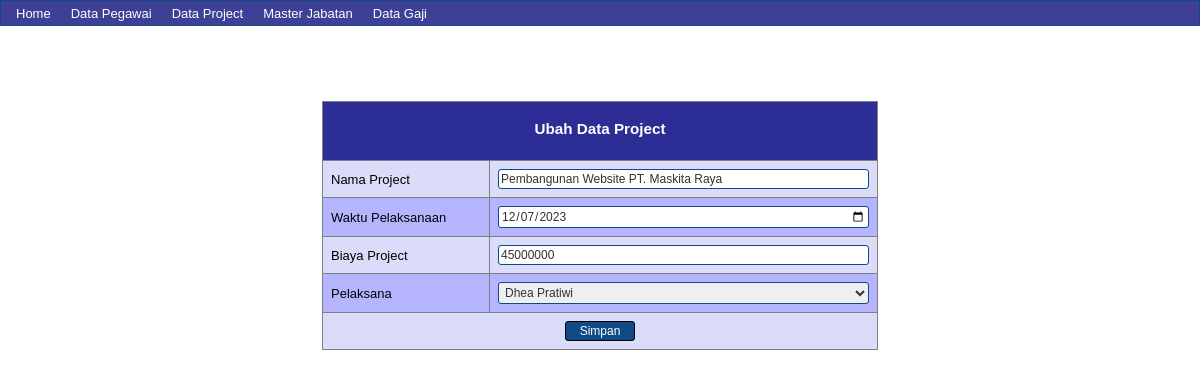
/project/project-ubah.php?id=1, run on the app's committed database.
### tables this page shows
CREATE TABLE `project` (
  `project_id` int(11) NOT NULL,
  `nama_project` varchar(100) NOT NULL,
  `tanggal` date NOT NULL,
  `biaya` int(10) NOT NULL,
  `pegawai_id` int(10) NOT NULL
);

CREATE TABLE `pegawai` (
  `id` int(10) NOT NULL,
  `nama` varchar(50) DEFAULT NULL,
  `idjab` int(2) DEFAULT NULL,
  `lahir` date NOT NULL,
  `alamat` varchar(100) DEFAULT NULL
);

### project/project-ubah.php (the view, shortened to what this page needs)
<?php include "../lib/top-page.php"; ?>
<?php
$sql = mysqli_query($connect, "SELECT * FROM project, pegawai WHERE
project.pegawai_id = pegawai.id  AND project_id='$_GET[id]'");
$data = mysqli_fetch_array($sql);
?>
<form action="" method="POST">
<table border="1" cellpadding="8" class="ubah">
    <th colspan="2"><h3> Ubah Data Project </h3></th>
    <tr>
        <td width="150"> Nama Project</td>
        <td> <input type="text" name="nama_project" size="50" value="<?php echo $data['nama_project'];?>"> </td>
    </tr>
    <tr>
        <td> Waktu Pelaksanaan </td>
        <td> <input type="DATE" name="tanggal" value="<?php echo $data['tanggal'];?>"> </td>
    </tr>
    <tr>
        <td> Biaya Project </td>
        <td> <input type="text" name="biaya" value="<?php echo $data['biaya'];?>"> </td>
    </tr>
    <tr>
        <td> Pelaksana</td>
        <td> <select name="pegawai_id" required>
        <option value="<?php echo $data['pegawai_id'];?>"> <?php echo $data['nama'];?></option>
        </select>
        </td>
    </tr>
    <tr class="btn-submit">
        <td colspan="2"> <input type="submit" value="Simpan" name="save"> </td>
    </tr>
</table>
</form>

### css/style.css (style rules this page uses)
th { background-color: rgba(2, 4, 117, 0.76); color: white; font-weight: bold; height: 25px; text-align: center; }
table { font: 13px Arial; border-collapse: collapse; border-color: gray; }
table.ubah, table.tambah { margin-top: 75px; }
table tr:nth-child(even) { background-color: rgb(219, 219, 250); }
table tr:nth-child(odd) { background-color: rgb(181, 181, 255); }
table tr.btn-submit td { text-align: center; }
table tr.btn-submit td input { background-color: #0f4a84; color: white; border: 1px solid black; width: 70px; }
h3 { margin-top: 10px; }
input, textarea, select { border-top-width: 1px; border-left-width: 1px; border-bottom-width: 1px; border-right-width: 1px; border-color: #d0d4d9; border-radius: 3px; border: 1px solid #0f4a84; font: 12px arial; padding: 2px; color: #333333; width: 100%; }

### data on the page
project: nama_project "Pembangunan Website PT. Maskita Raya", tanggal "12/07/2023", biaya "45000000", pegawai_id "Dhea Pratiwi"
